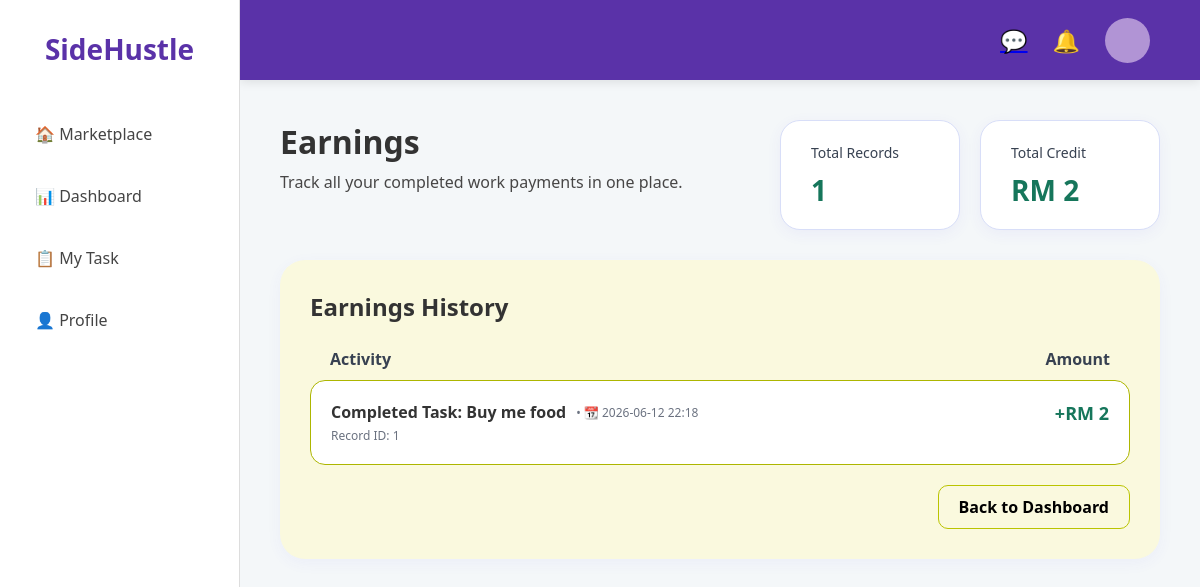
Screenshot of /earnings (signed in) with the database file from the repository.
### app.py (models this page shows, shortened)
class User(db.Model):
    id = db.Column(db.Integer, primary_key=True)
    email = db.Column(db.String(150), unique=True, nullable=False)
    username = db.Column(db.String(150), unique=True, nullable=False)
    display_name = db.Column(db.String(150), nullable=True)
    password = db.Column(db.String(150), nullable=False)
    security_question = db.Column(db.String(200), nullable=False)
    security_answer = db.Column(db.String(200), nullable=False)
    bio = db.Column(db.Text, default="No bio currently")
    avatar = db.Column(db.String(200), nullable=True)
    skills = db.Column(db.Text, default="No skills listed")
    is_admin = db.Column(db.Boolean, default=False)
    credit = db.Column(db.Float, default=0.0)
    total_rating = db.Column(db.Float, default=5.0)
    review_count = db.Column(db.Integer, default=1)
    tasks_completed = db.Column(db.Integer, default=0)

class Earning(db.Model):
    id = db.Column(db.Integer, primary_key=True)
    user_id = db.Column(db.Integer, db.ForeignKey('user.id'))
    activity = db.Column(db.String(150), nullable=False)
    amount = db.Column(db.Float, nullable=False)
    timestamp = db.Column(db.DateTime, default=db.func.now())

### app.py (the view)
@app.route('/earnings')
def earnings():
    if 'user_id' not in session:
        return redirect(url_for('login'))
    user = db.session.get(User, session['user_id'])
    earnings_list = Earning.query.filter_by(user_id=user.id).order_by(Earning.timestamp.desc()).all()
    return render_template('earnings.html', earnings_list=earnings_list, total_credit=user.credit)

### app.py (called while the page is built, shortened)
@app.template_filter('money_amount')
def money_amount(value):
    amount = round(float(value or 0), 2)
    if amount.is_integer():
        return f"{amount:,.0f}"
    return f"{amount:,.2f}"

@app.template_filter('time_ago')
def time_ago(value):
    if not value:
        return "Just Now"
    now = datetime.now()
    diff = now - value
    second_diff = diff.seconds
    day_diff = diff.days
    if day_diff < 0:
        return "Just Now"
    if day_diff == 0:
        if second_diff < 10:
            return "Just Now"
        if second_diff < 60:
            return f"{second_diff} seconds ago"
        if second_diff < 120:
            return "a minute ago"
        if second_diff < 3600:
            return f"{second_diff // 60} minutes ago"
        if second_diff < 7200:
            return "an hour ago"
        if second_diff < 86400:
            return f"{second_diff // 3600} hours ago"

@app.context_processor
def inject_notifications():
    if 'user_id' in session:
        current_user = User.query.get(session['user_id'])
        if current_user:
            user_notifications = Notification.query.filter_by(
                user_id=current_user.id
            ).order_by(Notification.id.desc()).limit(5).all()
            return dict(notifications=user_notifications)
        else:
            session.pop('user_id', None)
    return dict(notifications=[])

@app.context_processor
def inject_global_private_unread_count():
    if 'user_id' in session:
        try:
            current_user = User.query.get(session['user_id'])
            if current_user:
                count = DirectMessage.query.filter_by(
                    receiver_username=current_user.username,
                    is_read=False
                ).count()
                return dict(total_unread=count)
        except Exception:
            pass
    return dict(total_unread=0)

### templates/earnings.html (shortened to what this page needs)
{% extends "base.html" %}
{% block extra_head %}
<link rel="stylesheet" href="{{ url_for('static', filename='dashboard.css') }}">
{% endblock %}
{% block content %}
<main class="main-content">
    <div class="earnings-header">
        <div class="title-section">
            <h1 style="font-size: 32px; font-weight: 800; margin: 0 0 8px 0;">Earnings</h1>
            <p style="color: #474646; margin: 0;">Track all your completed work payments in one place.</p>
        </div>
        <div class="earnings-summary-row">
            <div class="summary-card-small">
                <span style="color: #374151; font-size: 14px;">Total Records</span>
                <h2 style="font-size: 28px; color: #16765b; margin: 8px 0 0 0;">{{ earnings_list|length }}</h2>
            </div>
            <div class="summary-card-small">
                <span style="color: #374151; font-size: 14px;">Total Credit</span>
                <h2 style="font-size: 28px; color:#16765b; margin: 8px 0 0 0;">RM {{ total_credit|money_amount }}</h2>
            </div>
        </div>
    </div>
    <div class="history-card">
        <div style="display: flex; justify-content: space-between; align-items: center; margin-bottom: 25px;">
            <h2 style="font-size: 24px; margin: 0;">Earnings History</h2>
        </div>
        <div style="display: flex; justify-content: space-between; font-weight: bold; padding: 0 20px 10px; color: #374151;">
            <span>Activity</span>
            <span>Amount</span>
        </div>
        <div class="history-list">
            {% for earning in earnings_list %}
            <div class="history-item">
                <div>
                    <div style="display: flex; align-items: center; gap: 10px;">
                        <div style="font-weight: 600;">{{ earning.activity }}</div>
                        {% if earning.timestamp %}
                        <span style="font-size: 12px; color: #6b7280; font-weight: normal;">
                            • 📆 {{ earning.timestamp.strftime('%Y-%m-%d %H:%M') }}
                        </span>
                        {% endif %}
                    </div>
                    <div style="font-size: 12px; color: #6b7280; margin-top: 4px;">Record ID: {{ earning.id }}</div>
                </div>
                <div class="amount-text">+RM {{ earning.amount|money_amount }}</div>
            </div>
            {% endfor %}
        </div>
        <div style="text-align: right; margin-top: 20px;">
            <a href="{{ url_for('dashboard') }}" style="text-decoration: none; color: #000000; font-weight: bold; border: 1px solid #bac400; padding: 10px 20px; border-radius: 10px; display: inline-block;">Back to Dashboard</a>
        </div>
    </div>
</main>
{% endblock %}

### static/style.css (style rules this page uses)
* { box-sizing: border-box; margin: 0; padding: 0; }
body { font-family: 'Segoe UI', Roboto, Helvetica, Arial, sans-serif; background-color: #f7f6fa; color: #2d263b; overflow-x: hidden; }

### static/dashboard.css (style rules this page uses)
* { box-sizing: border-box; margin: 0; padding: 0; }
body { font-family: 'Segoe UI', Roboto, Helvetica, Arial, sans-serif; background-color: #f4f7f9; color: #333; overflow-y: auto; overflow-x: hidden; }

### templates/earnings.html (style rules this page uses)
.earnings-header { display: flex; justify-content: space-between; align-items: flex-start; margin-bottom: 30px; }
.earnings-summary-row { display: flex; gap: 20px; }
.summary-card-small { background: #ffffff; border-radius: 20px; padding: 20px 30px; box-shadow: 0 4px 15px rgba(79, 70, 229, 0.06); min-width: 180px; border: 1px solid #d8def8; }
.history-card { background: #faf9de; border-radius: 25px; padding: 30px; box-shadow: 0 4px 15px rgba(79, 70, 229, 0.05); }
.history-item { display: flex; justify-content: space-between; padding: 20px; background: #ffffff; border-radius: 15px; margin-bottom: 15px; border: 1px solid #adb600; }
.amount-text { font-weight: bold; color: #16765b; font-size: 18px; }

### rows the page displays
User: credit "2"
Earning: activity "Completed Task: Buy me food", timestamp "2026-06-12 22:18", id "1", amount "2"

### other values shown
{{ earnings_list|length }} "1"
